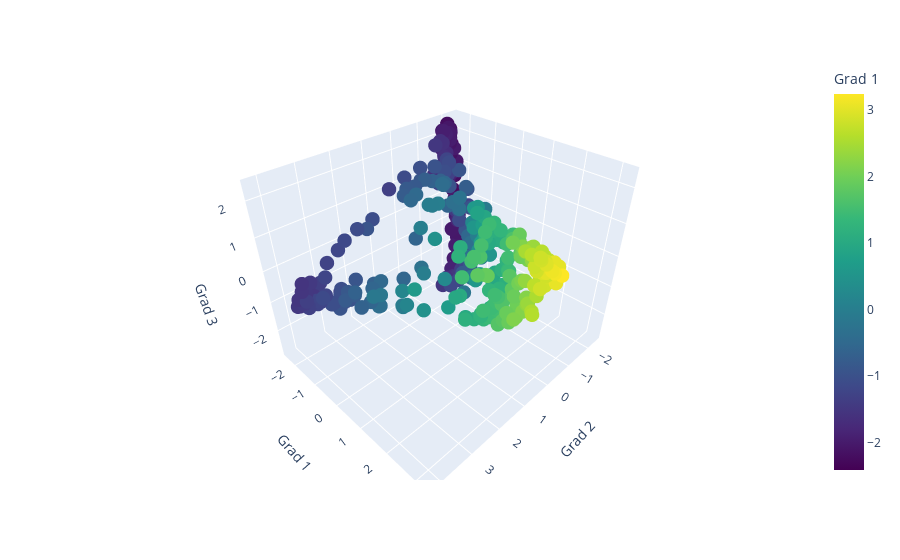
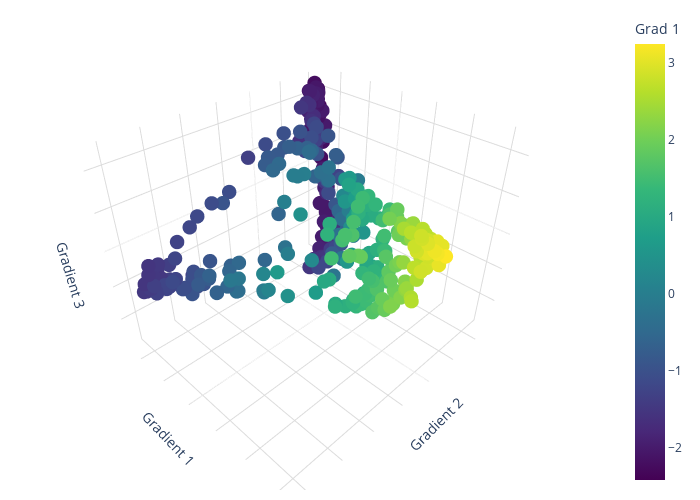

Notebook source saved alongside these figures, in order:
### Code cell
fig1 = px.scatter_3d(ttest_df, x="Grad 2", y="Grad 1", z="Grad 3",
              color_continuous_scale='Viridis', color='Grad 1', opacity=1)
# Create a copy of the initial scatter plot and modify it to only show significant dots with a different color

fig1.update_traces(marker_size=5)

fig1.update_layout(scene=dict(
                    xaxis=dict(
                         backgroundcolor="white",
                         gridcolor="rgb(220, 220, 220)",
                         showbackground=True,
                         zerolinecolor="white",
                         title="Gradient 2",
                         showticklabels=False),
                    yaxis=dict(
                        backgroundcolor="white",
                        gridcolor="rgb(220, 220, 220)",
                        showbackground=True,
                        zerolinecolor="white",
                        title="Gradient 1",
                        showticklabels=False),
                    zaxis=dict(
                        backgroundcolor="white",
                        gridcolor="rgb(220, 220, 220)",
                        showbackground=True,
                        zerolinecolor="white",
                        title="Gradient 3",
                        showticklabels=False)),
                    width=700,
                    height=500,
                    margin=dict(r=10, l=10, b=10, t=10))

### Figure 1 — Plotly figure (JSON) as saved in the notebook; plotly's stock layout.template omitted (floating-point values rounded to 4 significant figures; data arrays with more than 128 entries replaced by an {"elided": "..."} marker saying what was removed)
{"data": [{"hovertemplate": "Grad 2=%{x}<br>Grad 1=%{marker.color}<br>Grad 3=%{z}<extra></extra>", "legendgroup": "", "marker": {"color": {"elided": "400 float values"}, "coloraxis": "coloraxis", "opacity": 1, "size": 5, "symbol": "circle"}, "mode": "markers", "name": "", "scene": "scene", "showlegend": false, "type": "scatter3d", "x": {"elided": "400 float values"}, "y": {"elided": "400 float values"}, "z": {"elided": "400 float values"}}], "layout": {"coloraxis": {"colorbar": {"title": {"text": "Grad 1"}}, "colorscale": [[0, "#440154"], [0.1111, "#482878"], [0.2222, "#3e4989"], [0.3333, "#31688e"], [0.4444, "#26828e"], [0.5556, "#1f9e89"], [0.6667, "#35b779"], [0.7778, "#6ece58"], [0.8889, "#b5de2b"], [1, "#fde725"]]}, "legend": {"tracegroupgap": 0}, "margin": {"t": 60}, "scene": {"domain": {"x": [0, 1], "y": [0, 1]}, "xaxis": {"title": {"text": "Grad 2"}}, "yaxis": {"title": {"text": "Grad 1"}}, "zaxis": {"title": {"text": "Grad 3"}}}}}

### Figure 2 — Plotly figure (JSON) as saved in the notebook; plotly's stock layout.template omitted (floating-point values rounded to 4 significant figures; data arrays with more than 128 entries replaced by an {"elided": "..."} marker saying what was removed)
{"data": [{"hovertemplate": "Grad 2=%{x}<br>Grad 1=%{marker.color}<br>Grad 3=%{z}<extra></extra>", "legendgroup": "", "marker": {"color": {"elided": "400 float values"}, "coloraxis": "coloraxis", "opacity": 1, "size": 5, "symbol": "circle"}, "mode": "markers", "name": "", "scene": "scene", "showlegend": false, "type": "scatter3d", "x": {"elided": "400 float values"}, "y": {"elided": "400 float values"}, "z": {"elided": "400 float values"}}], "layout": {"coloraxis": {"colorbar": {"title": {"text": "Grad 1"}}, "colorscale": [[0, "#440154"], [0.1111, "#482878"], [0.2222, "#3e4989"], [0.3333, "#31688e"], [0.4444, "#26828e"], [0.5556, "#1f9e89"], [0.6667, "#35b779"], [0.7778, "#6ece58"], [0.8889, "#b5de2b"], [1, "#fde725"]]}, "height": 500, "legend": {"tracegroupgap": 0}, "margin": {"b": 10, "l": 10, "r": 10, "t": 10}, "scene": {"domain": {"x": [0, 1], "y": [0, 1]}, "xaxis": {"backgroundcolor": "white", "gridcolor": "rgb(220, 220, 220)", "showbackground": true, "showticklabels": false, "title": {"text": "Gradient 2"}, "zerolinecolor": "white"}, "yaxis": {"backgroundcolor": "white", "gridcolor": "rgb(220, 220, 220)", "showbackground": true, "showticklabels": false, "title": {"text": "Gradient 1"}, "zerolinecolor": "white"}, "zaxis": {"backgroundcolor": "white", "gridcolor": "rgb(220, 220, 220)", "showbackground": true, "showticklabels": false, "title": {"text": "Gradient 3"}, "zerolinecolor": "white"}}, "width": 700}}
